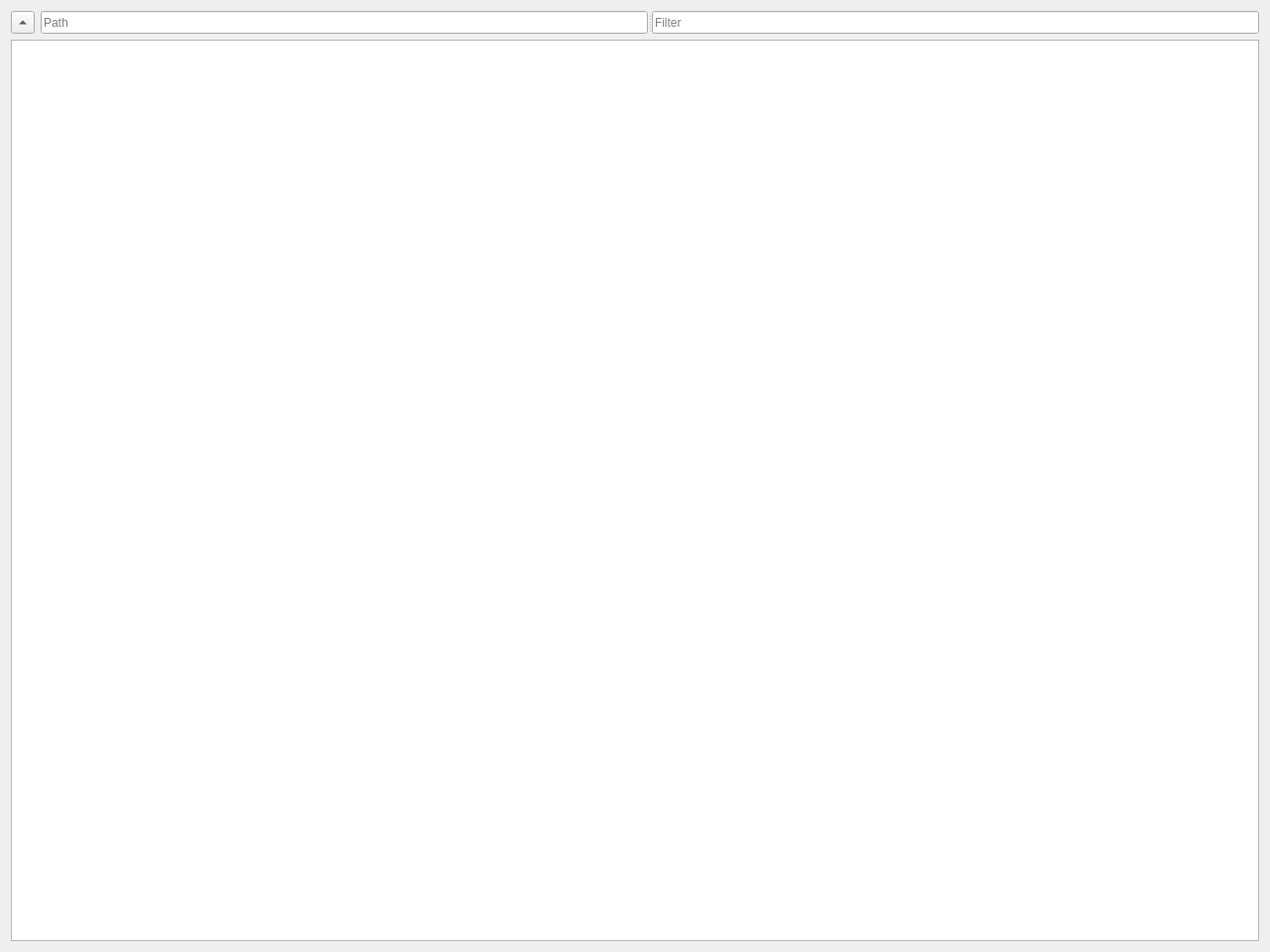
<?xml version="1.0" encoding="UTF-8"?>
<ui version="4.0">
 <class>MainWindow</class>
 <widget class="QMainWindow" name="MainWindow">
  <property name="geometry">
   <rect>
    <x>0</x>
    <y>0</y>
    <width>1280</width>
    <height>960</height>
   </rect>
  </property>
  <property name="windowTitle">
   <string>Iridium Archive</string>
  </property>
  <property name="windowIcon">
   <iconset>
    <normaloff>:/explorer.ico</normaloff>:/explorer.ico</iconset>
  </property>
  <widget class="QWidget" name="centralWidget">
   <layout class="QGridLayout" name="gridLayout">
    <item row="0" column="0">
     <widget class="QToolButton" name="parentPath">
      <property name="text">
       <string>...</string>
      </property>
      <property name="arrowType">
       <enum>Qt::UpArrow</enum>
      </property>
     </widget>
    </item>
    <item row="0" column="1">
     <widget class="QSplitter" name="splitter">
      <property name="orientation">
       <enum>Qt::Horizontal</enum>
      </property>
      <widget class="QLineEdit" name="filePath">
       <property name="placeholderText">
        <string>Path</string>
       </property>
      </widget>
      <widget class="QLineEdit" name="fileFilter">
       <property name="placeholderText">
        <string>Filter</string>
       </property>
      </widget>
     </widget>
    </item>
    <item row="1" column="0" colspan="2">
     <widget class="QTreeView" name="fileList">
      <property name="uniformRowHeights">
       <bool>true</bool>
      </property>
     </widget>
    </item>
   </layout>
  </widget>
 </widget>
 <layoutdefault spacing="6" margin="11"/>
 <resources/>
 <connections/>
</ui>
